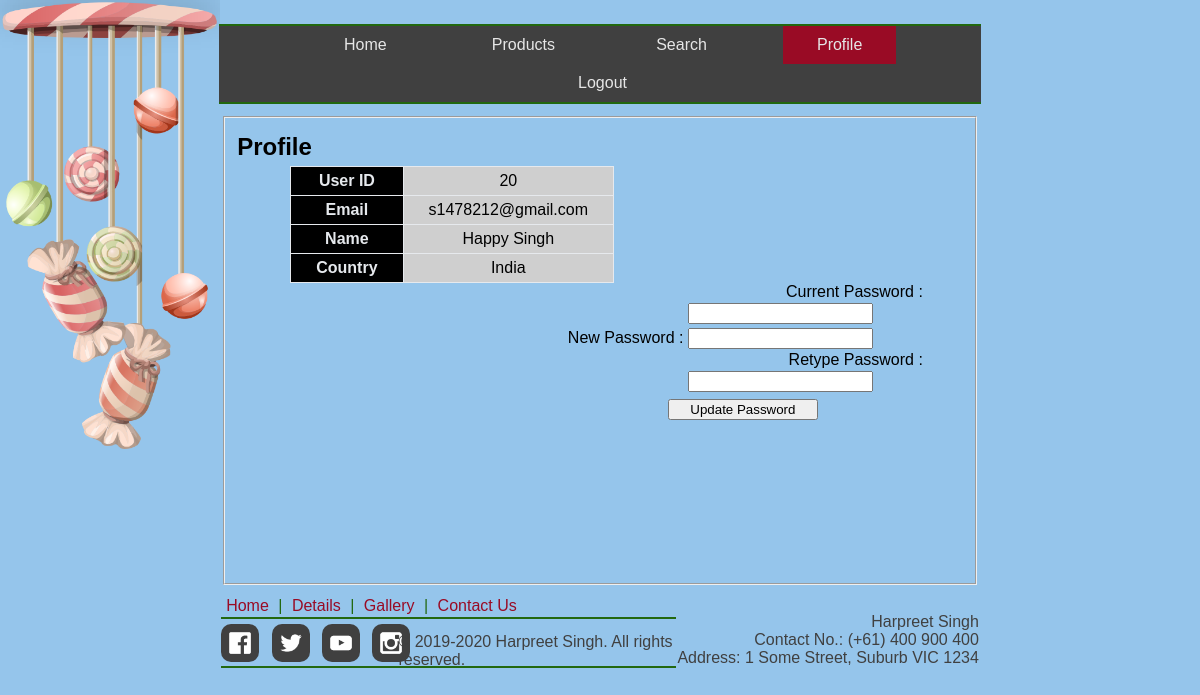
The app's page /profile.php (signed in), older data.
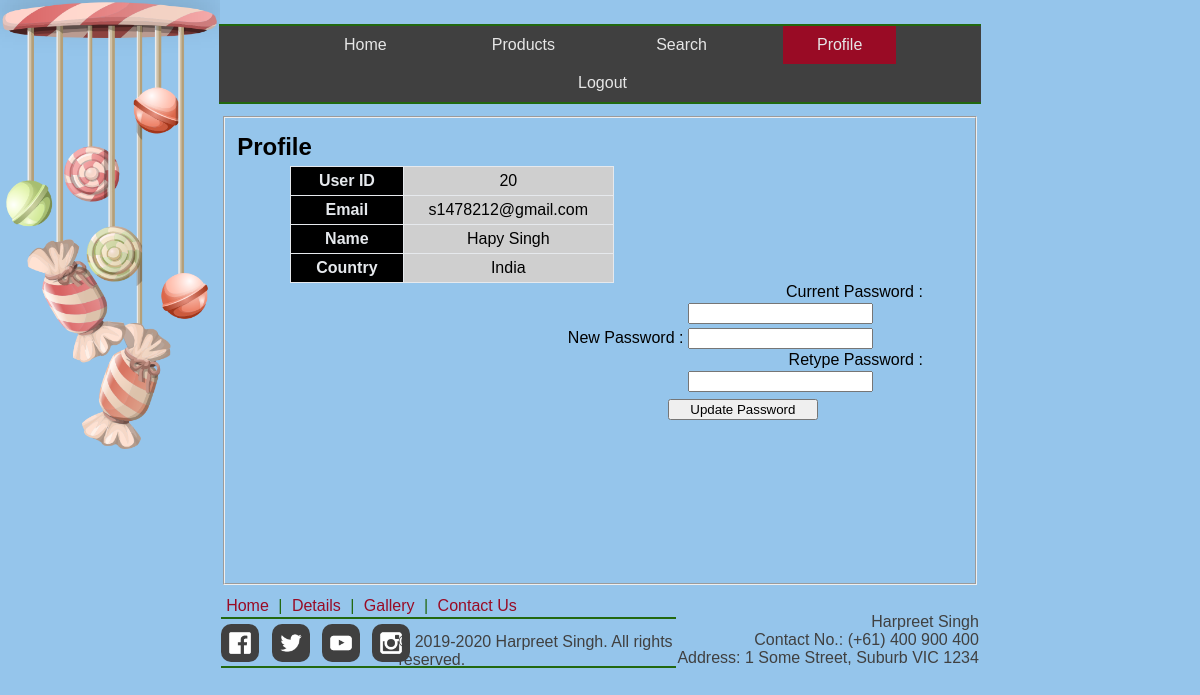
The same page, newer data.
### tables this page shows
CREATE TABLE `accounts` (
  `userId` int(10) NOT NULL,
  `email` varchar(255) NOT NULL,
  `password` varchar(255) NOT NULL,
  `firstName` text NOT NULL,
  `lastName` text NOT NULL,
  `country` text NOT NULL
);

### profile.php (the view, shortened to what this page needs)
<?php
require_once('common/sql-connect.php');
?>
<!DOCTYPE html>
<html lang="en" dir="ltr" content="width=device-width, initial-scale=1">
<head>
</head>
<body>
<?php
include "common/header.php";
?>
<form class="outerForm" action="profile.php" method="post">
    <fieldset>
        <div class="divFirst">
            <h2 style="margin:10px 0 5px 0;">Profile</h2>
            <?php
            if (isset($_SESSION['user-name']) && isset($_COOKIE['candiesUser'])) {
                $user = $_SESSION['user-name'];
                $query = "SELECT * FROM accounts WHERE email = '$user'";
                $dbAdapter = mysqli_query($dbConnect, $query);
                $profileData = mysqli_fetch_assoc($dbAdapter);
                if ($profileData) {
                    echo '<div style="float:left; width:350px; margin-left:40px;">';
                    echo "<table>";
                    echo "<tr> <th> User ID </th>";
                    echo "<td>" . $profileData['userId'] . "</td> </tr>";
                    echo "<tr> <th> Email </th>";
                    echo "<td>" . $profileData['email'] . "</td> </tr>";
                    echo "<tr> <th> Name </th>";
                    echo "<td>" . $profileData['firstName'] . " " . $profileData['lastName'] . "</td> </tr>";
                    echo "<tr> <th> Country </th>";
                    echo "<td>" . $profileData['country'] . "</td> </tr>";
                    echo "</table>";
                    echo '</div>';
                    echo '<div class="updateEnclosure">';
                    echo '<div class="updateInputBox" style="text-align:right;">';
                    echo '<label for="currentPass">Current Password : </label> <input type="password" name="currentPass" value=""></br>';
                    echo '<label for="newPass">New Password : </label> <input type="password" name="newPass" value=""></br>';
                    echo '<label for="retypePass">Retype Password : </label> <input type="password" name="retypePass" value=""></br>';
                    echo '</div>';
                    echo '<div class="updateBtnBox" style="text-align:center; margin:5px auto;">';
                    echo '<input style="" type="submit" class="updateButton" name="updateButton" value="Update Password">';
                    echo '</div>';
                    echo '</div>';
                }
            } else {
                $message = "'>Please Login First.";
            }
            ?>
        </div>
    </fieldset>
</form>
<?php
include "common/footer.php";
?>
</body>
</html>

### common/header.php
<ul class="nav">
    <li><a href="index.php" class="index"> Home </a></li>
    <li><a href="products.php" class="products"> Products </a></li>
    <li><a href="search.php" class="search"> Search </a></li>
    <li>
        <?php
        if (isset($_SESSION['user-name']) && isset($_COOKIE['candiesUser'])) {
            echo '<a href="profile.php" class="profile"> Profile </a>';
        } else {
            echo '<a href="register.php" class="register"> Register </a>';
        }
        ?>
    </li>
    <li>
        <?php
        if (isset($_SESSION['user-name']) && isset($_COOKIE['candiesUser'])) {
            echo '<a href="logout.php" class="logout"> Logout </a>';
        } else {
            echo '<a href="login.php" class="login"> Login </a>';
        }
        ?>
    </li>
</ul>

### common/footer.php
<footer>
    <div class="foot_links">
        <a href="/index.php">Home</a> |
        <a href="/details.php">Details</a> |
        <a href="/gallery.php">Gallery</a> |
        <a href="/contact.php">Contact Us</a>
    </div>
    <div class="contact">
        Harpreet Singh<br/>
        Contact No.: (+61) 400 900 400<br/>
        Address: 1 Some Street, Suburb VIC 1234
    </div>
    <div class="icons">
        <a href="https://www.facebook.com/" target="_blank"><img src="/layout/Facebook.png"/></a>
        <a href="https://www.twitter.com/" target="_blank"><img src="/layout/Twitter.png"/></a>
        <a href="https://www.youtube.com/" target="_blank"><img src="/layout/YouTube.png"/></a>
        <a href="https://www.instagram.com/" target="_blank"><img src="/layout/Instagram.png"/></a>
        <span class="copyright">© 2019-2020 Harpreet Singh. All rights reserved.</span>
    </div>
</footer>

Row changes from the older to the newer data that the page shows:
changed accounts "s1478212@gmail.com": firstName "Happy" → "Hapy"
